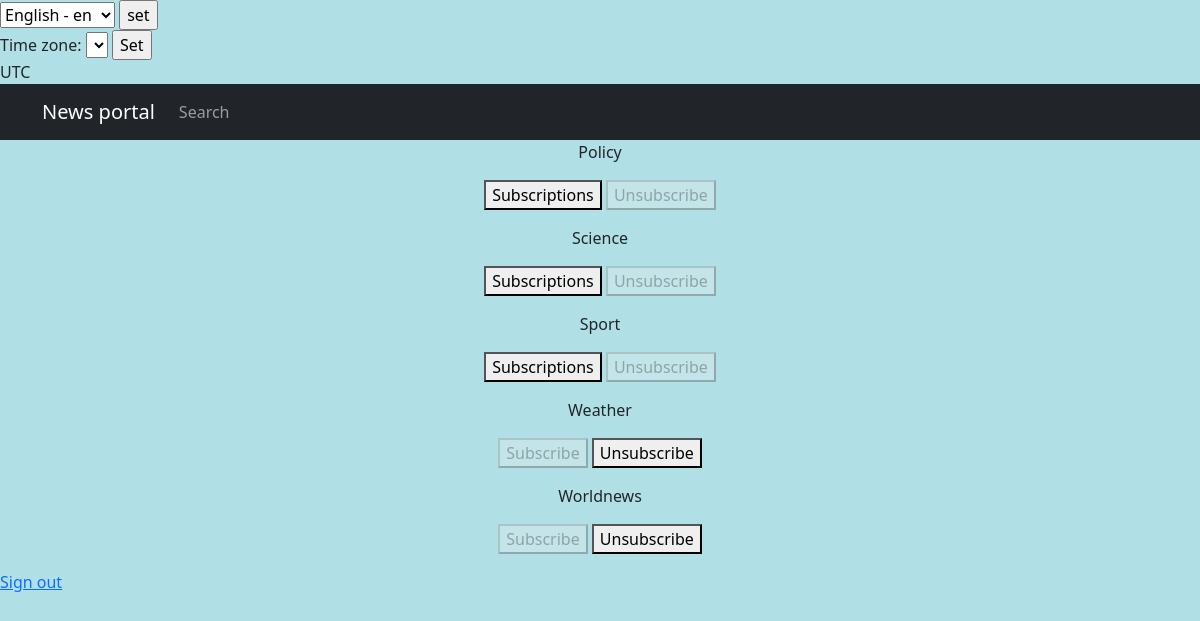
The page /news/subscriptions/ (signed in) on the database its author committed.
### chitchat/models.py (models this page shows, shortened)
class Category(models.Model):
    name = models.CharField(
        max_length=50,
        unique=True,
        verbose_name=gettext_lazy('Category'),
        help_text=gettext_lazy('Enter a category name'),
    )
    users = models.ManyToManyField(User, through='Subscription')
    class Meta:
        verbose_name = _('Category')
        verbose_name_plural = _('Categories')

### chitchat/views.py (the view, shortened to what this page needs)
# urls.py: path('subscriptions/', subscriptions, name='subscriptions'),
@login_required
@csrf_protect
def subscriptions(request):
    categories_with_subscriptions = Category.objects.annotate(
        user_subscribed=Exists(
            Subscription.objects.filter(
                user=request.user,
                category=OuterRef('pk'),
            )
        )
    ).order_by('name')
    return render(
        request,
        'subscriptions.html',
        {'categories': categories_with_subscriptions},
    )

### templates/subscriptions.html (shortened to what this page needs)
{% extends 'flatpages/default.html' %}
{% load i18n %}
{% block content %}
    {% for category in categories  %}
        <p>
            {{ category.name }}
            <form method="post">
                {% if category.user_subscribed %}
                    <button disabled>{% trans 'Subscribe' %}</button>
                    <button name="action" value="unsubscribe">{% trans 'Unsubscribe' %}</button>
                {% else %}
                    <button name="action" value="subscribe">{% trans 'Subscriptions' %}</button>
                    <button disabled>{% trans 'Unsubscribe' %}</button>
                {% endif %}
            </form>
        </p>
    {% endfor %}
{% endblock content %}

### rows shown on the page
Category: name "Policy"
Category: name "Science"
Category: name "Sport"
Category: name "Weather"
Category: name "Worldnews"

### other values the page prints
{{ TIME_ZONE }} "UTC"
form field language "English - en"
